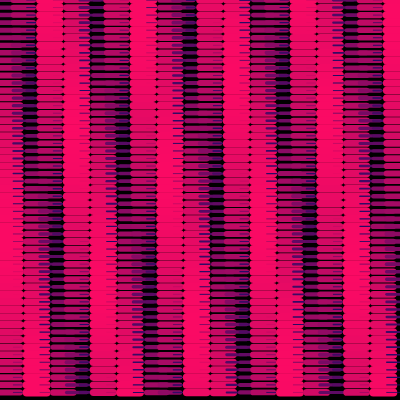
Frame 1 (no input)
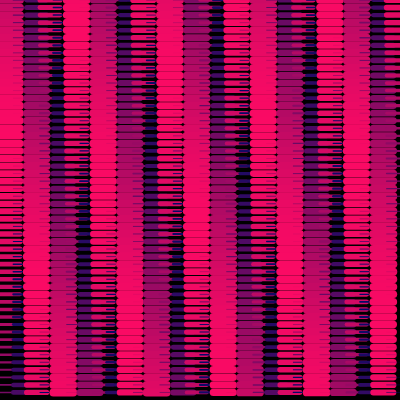
Frame 60 (no input)
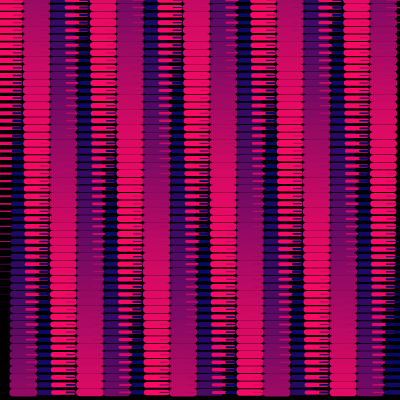
Frame 120 (the mouse pressed at the canvas centre since frame 60)

The p5.js sketch that drew these frames (run headless with seeded random() and noise() and a simulated clock; from frame 60 on, the mouse is pressed at the canvas centre):

// p5.js sketch
// ── sketch.js
function setup() {
  createCanvas(400, 400);
  strokeWeight(3);
  background(255);
}

function draw() {
  background(0);

  let gridX = 30;
  let gridY = 53;

  let abstandX = height / gridX; //min. 13
  let abstandY = width / gridY; // min. 8

  let anzahl = gridX * gridY;

  for (let i = 0; i < anzahl; i++) {
    let yreihe = i % gridY;

    //let xreihe = (i % gridX);
    let xreihe = (i - yreihe) / gridY;

    let xpos = xreihe * abstandX;
    let ypos = yreihe * abstandY;

    let strichdicke = (sin(i / 20 + frameCount / 50) + 1) * 4;
    //let strichdicke = (sin(1.3 + frameCount / 50) + 1) * 4;
    strokeWeight(strichdicke);

    let hue = map(sin(i / 20 + frameCount / 100), -1, 1, 0, 250);
    stroke(hue, 10, 100);

    line(xpos, ypos, xpos + 20, ypos);
  }
}
